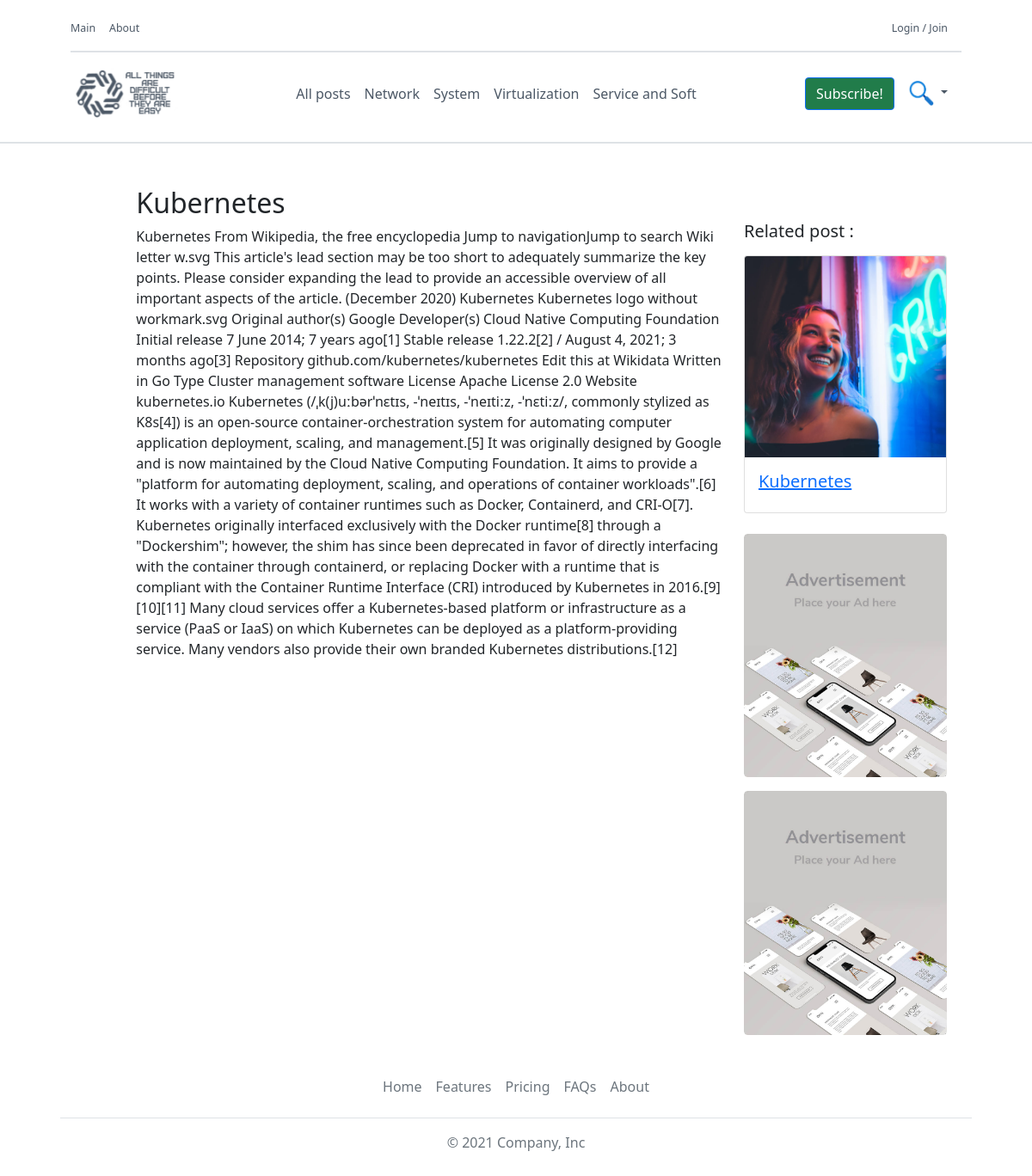
/Kubernetes/, run on the app's committed database.
### core/models.py (models this page shows, shortened)
class Post(models.Model):
    title = models.CharField(max_length=100)
    category = models.ForeignKey("Categories", on_delete=models.CASCADE)
    content = models.TextField()
    author = models.ForeignKey(settings.AUTH_USER_MODEL,
                               on_delete=models.CASCADE,
                               related_name="profiles")
    post_image = models.ImageField(upload_to='post_images/%Y/%m/%d/', blank=True, null=True)
    number_of_views = models.PositiveIntegerField(default=0)
    created_at = models.DateTimeField(auto_now_add=True, db_index=True)
    updated_at = models.DateTimeField(auto_now=True, blank=True, null=True)
    is_published = models.BooleanField(default=False)
    likes = models.PositiveIntegerField(default=0)
    class Meta:
        verbose_name = "Post"
        verbose_name_plural = "Posts"
        ordering = ['-id']

### core/views.py (the view)
# urls.py: path("<str:post_title>/", PostDetailView.as_view(), name="post_detail"),
class PostDetailView(TemplateView):
    template_name = "core_posts/single_post.html"
    def get_context_data(self, **kwargs):
        try:
            post = Post.objects.get(title=kwargs["post_title"])
            return {"post": post}
        except:
            pass

### templates/core_posts/single_post.html (shortened to what this page needs)
{% extends "base.html" %}
{% load static %}
  {% block content %}
  {% include "header.html" %}
<section>
   <div class="border-bottom border-2 opacity-1"></div>
<div class="container" style="padding-left: 40px;padding-right: 40px;">
      <div class="row" style="margin-top: 50px">
            <div class="row">
                <div class="col-md-1">
                    <div class="post-image-homepage" style="height: 273px">
                    </div>
                </div>
            <div class="col-md-8 post-box-title" style="height: 90%">
                <h2>{{ post.title }}</h2>
              {{ post.content }}
                <br>
            </div>
                <div class="col-lg-3" style="width: 260px; padding-top: 40px">
                    <h5 class="mb-3">Related post :</h5>
                    <div class="card" style="width: auto;">
                      <img src="../../media/back_1_uvOeFM3.jpg" class="card-img-top" alt="...">
                      <div class="card-body">
                        <a href="#"><h5 class="card-title">{{ post.title }}</h5></a>
                      </div>
                    </div>
                <div class="mt-4" style="position: static">
						<a href="#" class="d-block card-img-flash">
							<img src="../../media/adv.png" alt="" width="100%">
                            <img src="../../media/adv.png" alt="" width="100%">
						</a>
					</div>
                </div>
                </div>
    </div>
</div>
</section>
  {% endblock %}

### data on the page
Post: title "Kubernetes", content "Kubernetes From Wikipedia, the free encyclopedia Jump to navigationJump to search Wiki letter w.svg This article's lead section may be too short to adequately summarize the key points. Please consider expanding the lead to provide an accessible overview of all important aspects of the article. (December 2020) Kubernetes Kubernetes logo without workmark.svg Original author(s) Google Developer(s) Cloud Native Computing Foundation Initial release 7 June 2014; 7 years ago[1] Stable release 1.22.2[2] / August 4, 2021; 3 months ago[3] Repository github.com/kubernetes/kubernetes Edit this at Wikidata Written in Go Type Cluster management software License Apache License 2.0 Website kubernetes.io…"
